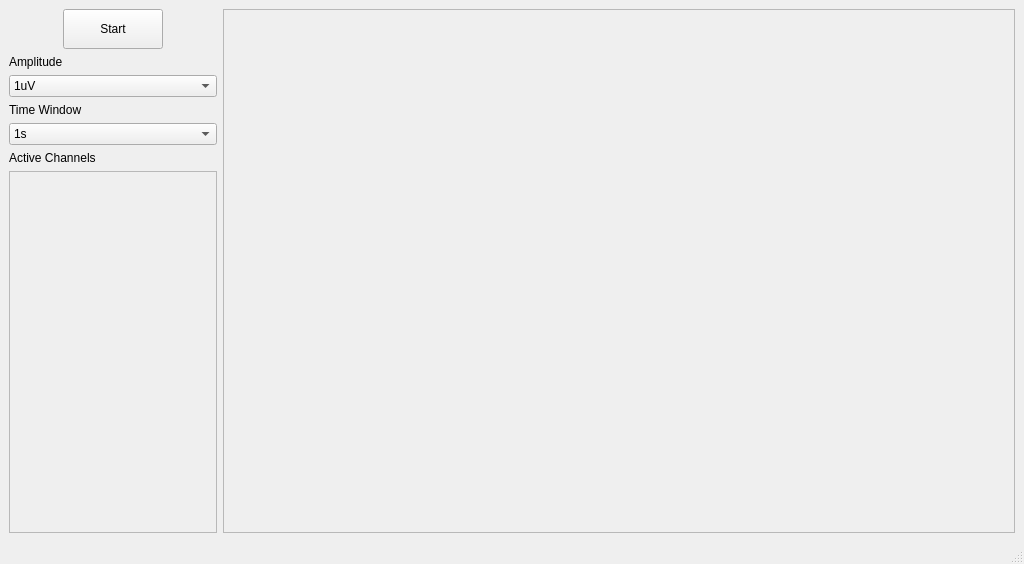
<?xml version="1.0" encoding="UTF-8"?>
<ui version="4.0">
 <class>EEGPlayer</class>
 <widget class="QMainWindow" name="EEGPlayer">
  <property name="geometry">
   <rect>
    <x>0</x>
    <y>0</y>
    <width>1024</width>
    <height>564</height>
   </rect>
  </property>
  <property name="sizePolicy">
   <sizepolicy hsizetype="Maximum" vsizetype="Maximum">
    <horstretch>0</horstretch>
    <verstretch>0</verstretch>
   </sizepolicy>
  </property>
  <property name="windowTitle">
   <string>EEGPlayer</string>
  </property>
  <widget class="QWidget" name="centralwidget">
   <layout class="QGridLayout" name="gridLayout_2">
    <item row="1" column="0">
     <layout class="QVBoxLayout" name="verticalLayout_3">
      <property name="sizeConstraint">
       <enum>QLayout::SetMinAndMaxSize</enum>
      </property>
      <item>
       <layout class="QHBoxLayout" name="horizontalLayout">
        <item>
         <widget class="QPushButton" name="btn_startpause">
          <property name="minimumSize">
           <size>
            <width>100</width>
            <height>40</height>
           </size>
          </property>
          <property name="maximumSize">
           <size>
            <width>100</width>
            <height>16777215</height>
           </size>
          </property>
          <property name="text">
           <string>Start</string>
          </property>
         </widget>
        </item>
       </layout>
      </item>
      <item>
       <widget class="QLabel" name="lbl_amplitude">
        <property name="maximumSize">
         <size>
          <width>208</width>
          <height>16777215</height>
         </size>
        </property>
        <property name="text">
         <string>Amplitude</string>
        </property>
       </widget>
      </item>
      <item>
       <widget class="QComboBox" name="cmb_ampl">
        <property name="maximumSize">
         <size>
          <width>208</width>
          <height>16777215</height>
         </size>
        </property>
        <item>
         <property name="text">
          <string>1uV</string>
         </property>
        </item>
        <item>
         <property name="text">
          <string>2,5uV</string>
         </property>
        </item>
        <item>
         <property name="text">
          <string>5uV</string>
         </property>
        </item>
        <item>
         <property name="text">
          <string>10uV</string>
         </property>
        </item>
        <item>
         <property name="text">
          <string>25uV</string>
         </property>
        </item>
        <item>
         <property name="text">
          <string>50uV</string>
         </property>
        </item>
        <item>
         <property name="text">
          <string>100uV</string>
         </property>
        </item>
        <item>
         <property name="text">
          <string>250uV</string>
         </property>
        </item>
        <item>
         <property name="text">
          <string>500uV</string>
         </property>
        </item>
        <item>
         <property name="text">
          <string>1mV</string>
         </property>
        </item>
        <item>
         <property name="text">
          <string>2.5mV</string>
         </property>
        </item>
        <item>
         <property name="text">
          <string>5mV</string>
         </property>
        </item>
        <item>
         <property name="text">
          <string>10mV</string>
         </property>
        </item>
        <item>
         <property name="text">
          <string>25mV</string>
         </property>
        </item>
        <item>
         <property name="text">
          <string>50mV</string>
         </property>
        </item>
       </widget>
      </item>
      <item>
       <widget class="QLabel" name="lbl_twindow">
        <property name="maximumSize">
         <size>
          <width>208</width>
          <height>16777215</height>
         </size>
        </property>
        <property name="text">
         <string>Time Window</string>
        </property>
       </widget>
      </item>
      <item>
       <widget class="QComboBox" name="cmb_time">
        <property name="maximumSize">
         <size>
          <width>208</width>
          <height>16777215</height>
         </size>
        </property>
        <item>
         <property name="text">
          <string>1s</string>
         </property>
        </item>
        <item>
         <property name="text">
          <string>2s</string>
         </property>
        </item>
        <item>
         <property name="text">
          <string>5s</string>
         </property>
        </item>
        <item>
         <property name="text">
          <string>10s</string>
         </property>
        </item>
       </widget>
      </item>
      <item>
       <widget class="QLabel" name="lbl_channels">
        <property name="maximumSize">
         <size>
          <width>208</width>
          <height>16777215</height>
         </size>
        </property>
        <property name="text">
         <string>Active Channels</string>
        </property>
       </widget>
      </item>
      <item>
       <widget class="QScrollArea" name="channels_scroll">
        <property name="maximumSize">
         <size>
          <width>208</width>
          <height>16777215</height>
         </size>
        </property>
        <property name="widgetResizable">
         <bool>true</bool>
        </property>
        <widget class="QWidget" name="channels_scrollArea_content">
         <property name="geometry">
          <rect>
           <x>0</x>
           <y>0</y>
           <width>206</width>
           <height>312</height>
          </rect>
         </property>
         <layout class="QVBoxLayout" name="verticalLayout_4">
          <item>
           <layout class="QVBoxLayout" name="channels_layout">
            <property name="spacing">
             <number>0</number>
            </property>
            <property name="sizeConstraint">
             <enum>QLayout::SetDefaultConstraint</enum>
            </property>
           </layout>
          </item>
         </layout>
        </widget>
       </widget>
      </item>
     </layout>
    </item>
    <item row="1" column="1">
     <widget class="QScrollArea" name="chart_scrollArea">
      <property name="minimumSize">
       <size>
        <width>500</width>
        <height>500</height>
       </size>
      </property>
      <property name="widgetResizable">
       <bool>true</bool>
      </property>
      <widget class="QWidget" name="scrollAreaWidgetContents">
       <property name="geometry">
        <rect>
         <x>0</x>
         <y>0</y>
         <width>498</width>
         <height>498</height>
        </rect>
       </property>
       <layout class="QVBoxLayout" name="verticalLayout_2">
        <item>
         <layout class="QVBoxLayout" name="chart_layout"/>
        </item>
       </layout>
      </widget>
     </widget>
    </item>
   </layout>
  </widget>
  <widget class="QMenuBar" name="menubar">
   <property name="geometry">
    <rect>
     <x>0</x>
     <y>0</y>
     <width>1024</width>
     <height>23</height>
    </rect>
   </property>
  </widget>
  <widget class="QStatusBar" name="statusbar"/>
 </widget>
 <resources/>
 <connections/>
</ui>
